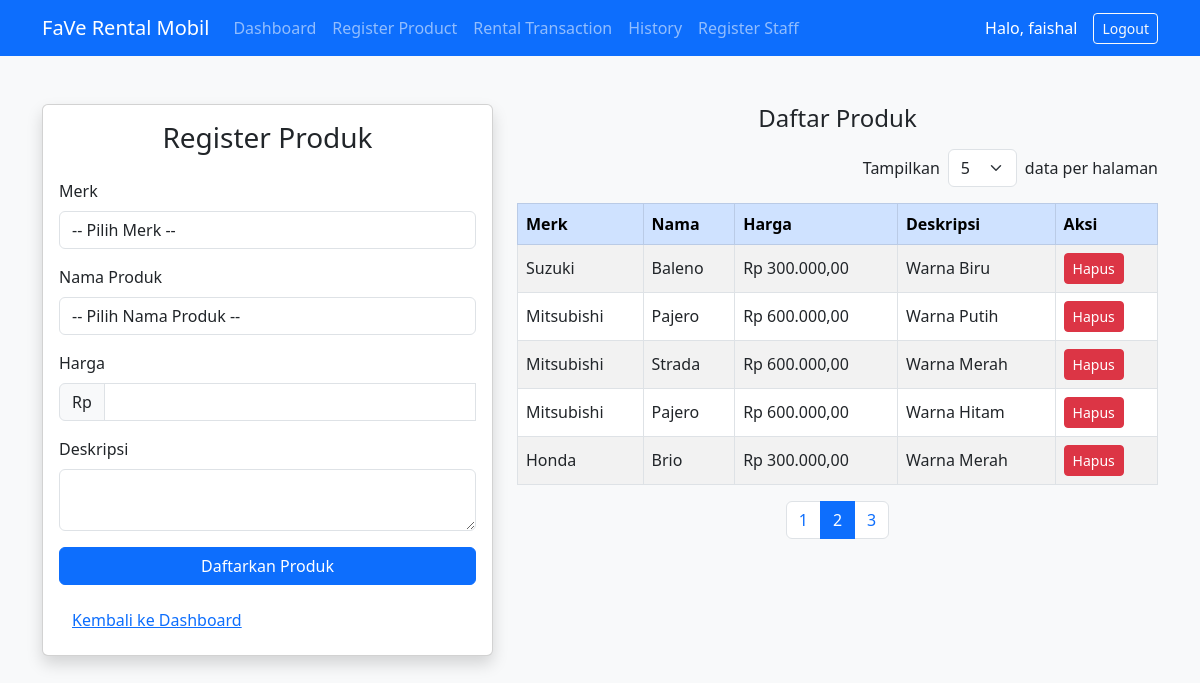
/product.php?page=2&perPage=5 (signed in), run on the app's committed database.
### tables this page shows
CREATE TABLE `products` (
  `id` int(11) NOT NULL,
  `merk` varchar(100) NOT NULL,
  `name` varchar(100) NOT NULL,
  `price` decimal(12,2) NOT NULL,
  `description` text DEFAULT NULL,
  `created_at` timestamp NOT NULL DEFAULT current_timestamp()
);

### product.php (the view, shortened to what this page needs)
<?php
require 'config.php';
$perPageOptions = [5, 10, 20, 50];
$perPage = isset($_GET['perPage']) && in_array((int)$_GET['perPage'], $perPageOptions) ? (int)$_GET['perPage'] : 5;
$page = isset($_GET['page']) ? max(1, intval($_GET['page'])) : 1;
$start = ($page - 1) * $perPage;
$total_stmt = $pdo->query("SELECT COUNT(*) FROM products");
$total_products = $total_stmt->fetchColumn();
$total_pages = ceil($total_products / $perPage);
$stmt = $pdo->prepare("SELECT * FROM products ORDER BY created_at DESC LIMIT :start, :perPage");
$stmt->bindValue(':start', $start, PDO::PARAM_INT);
$stmt->bindValue(':perPage', $perPage, PDO::PARAM_INT);
$stmt->execute();
$products = $stmt->fetchAll();
?>
<!DOCTYPE html>
<html>
<head>
    <link href="https://cdn.jsdelivr.net/npm/bootstrap@5.3.0/dist/css/bootstrap.min.css" rel="stylesheet">
</head>
<body class="bg-light">
<nav class="navbar navbar-expand-lg navbar-dark bg-primary">
    <div class="container">
        <a class="navbar-brand" href="#">FaVe Rental Mobil</a>
        <?php
                $range_stmt = $pdo->prepare("SELECT level FROM users WHERE username = :user");
                $range_stmt->execute(['user' => $_SESSION['user']]);
                $range = $range_stmt->fetch(PDO::FETCH_ASSOC);
                $level = $range['level'];
            if ($level == "admin") {
                ?>
                <div class="collapse navbar-collapse" id="navbarNav">
                <ul class="navbar-nav me-auto">
                <li class="nav-item"><a class="nav-link" href="dashboard.php">Dashboard</a></li>
                <li class="nav-item"><a class="nav-link" href="product.php">Register Product</a></li>
                <li class="nav-item"><a class="nav-link<?php if(basename($_SERVER['PHP_SELF']) == 'transaction.php') echo ' active'; ?>" href="transaction.php">Rental Transaction</a></li>
                <li class="nav-item"><a class="nav-link<?php if(basename($_SERVER['PHP_SELF']) == 'history.php') echo ' active'; ?>" href="history.php">History</a></li>
                <li class="nav-item"><a class="nav-link<?php if(basename($_SERVER['PHP_SELF']) == 'register_staf.php') echo ' active'; ?>" href="register_staf.php">Register Staff</a></li>
            </ul>
            <span class="navbar-text text-white me-3">
                Halo, <?php echo htmlspecialchars($_SESSION['user']); ?>
            </span>
            <a href="logout.php" class="btn btn-outline-light btn-sm">Logout</a>
        </div>
                <?php
            }
        ?>
    </div>
</nav>
<div class="container mt-5">
    <div class="row">
        <div class="col-md-5">
            <div class="card shadow mb-4">
                <div class="card-body">
                    <h3 class="mb-4 text-center">Register Produk</h3>
                    <form method="post">
                        <div class="mb-3">
                            <label class="form-label">Merk</label>
                            <select name="merk" id="merk" class="form-control" required>
                                <option value="">-- Pilih Merk --</option>
                            </select>
                        </div>
                        <div class="mb-3">
                            <label class="form-label">Nama Produk</label>
                            <select name="name" id="nama" class="form-control" required>
                                <option value="">-- Pilih Nama Produk --</option>
                            </select>
                        </div>
                        <div class="mb-3">
                            <label class="form-label">Harga</label>
                            <div class="input-group">
                                <span class="input-group-text">Rp</span>
                                <input type="text" name="price_display" id="price_display" class="form-control" required>
                            </div>
                        </div>
                        <div class="mb-3">
                            <label class="form-label">Deskripsi</label>
                            <textarea name="description" class="form-control"></textarea>
                        </div>
                        <button type="submit" class="btn btn-primary w-100">Daftarkan Produk</button>
                    </form>
                    <a href="dashboard.php" class="btn btn-link mt-3">Kembali ke Dashboard</a>
                </div>
            </div>
        </div>
        <div class="col-md-7">
            <h4 class="mb-3 text-center">Daftar Produk</h4>
            <form method="get" class="mb-3 d-flex justify-content-end align-items-center">
                <label class="me-2">Tampilkan</label>
                <select name="perPage" class="form-select w-auto me-2" onchange="this.form.submit()">
                    <?php foreach ($perPageOptions as $opt): ?>
                        <option value="<?php echo $opt; ?>" <?php if ($perPage == $opt) echo 'selected'; ?>><?php echo $opt; ?></option>
                    <?php endforeach; ?>
                </select>
                <label>data per halaman</label>
            </form>
            <div class="table-responsive">
                <table class="table table-bordered table-striped align-middle">
                    <thead class="table-primary">
                        <tr>
                            <th>Merk</th>
                            <th>Nama</th>
                            <th>Harga</th>
                            <th>Deskripsi</th>
                            <th>Aksi</th>
                        </tr>
                    </thead>
                    <tbody>
                        <?php if (count($products) > 0): ?>
                            <?php foreach ($products as $product): ?>
                                <tr>
                                    <td><?php echo htmlspecialchars($product['merk']); ?></td>
                                    <td><?php echo htmlspecialchars($product['name']); ?></td>
                                    <td>Rp <?php echo number_format($product['price'], 2, ',', '.'); ?></td>
                                    <td><?php echo htmlspecialchars($product['description']); ?></td>
                                    <td>
                                        <form method="post" style="display:inline;" onsubmit="return confirm('Yakin hapus produk ini?');">
                                            <button type="submit" class="btn btn-danger btn-sm">Hapus</button>
                                        </form>
                                    </td>
                                </tr>
                            <?php endforeach; ?>
                        <?php else: ?>
                            <tr>
                                <td colspan="7" class="text-center">Belum ada produk.</td>
                            </tr>
                        <?php endif; ?>
                    </tbody>
                </table>
            </div>
            <nav>
                <ul class="pagination justify-content-center">
                    <?php for ($i = 1; $i <= $total_pages; $i++): ?>
                        <li class="page-item<?php if ($i == $page) echo ' active'; ?>">
                            <a class="page-link" href="?page=<?php echo $i; ?>&perPage=<?php echo $perPage; ?>"><?php echo $i; ?></a>
                        </li>
                    <?php endfor; ?>
                </ul>
            </nav>
        </div>
    </div>
</div>
</body>
</html>

### data on the page
products: merk "Suzuki", name "Baleno", price "300.000,00", description "Warna Biru"
products: merk "Mitsubishi", name "Pajero", price "600.000,00", description "Warna Putih"
products: merk "Mitsubishi", name "Strada", price "600.000,00", description "Warna Merah"
products: merk "Mitsubishi", name "Pajero", price "600.000,00", description "Warna Hitam"
products: merk "Honda", name "Brio", price "300.000,00", description "Warna Merah"

### other printed values
$_SESSION['user'] "faishal"
form field perPage "5"
